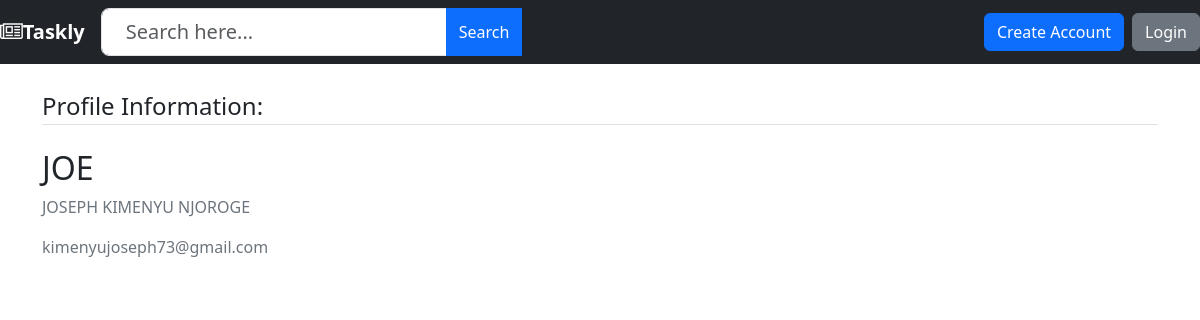
Page /profile/Joe/ on the committed database.
### Taskly/models.py (models this page shows, shortened)
class CustomUser(AbstractUser):
    email = models.EmailField(unique=True)
    description = models.TextField("Description", max_length=600, default='', blank=True)
    groups = models.ManyToManyField(
        'auth.Group',
        related_name='custom_users',  # Choose a custom related_name
        blank=True,
        help_text='The groups this user belongs to.',
        verbose_name='groups',
    )
    user_permissions = models.ManyToManyField(
        'auth.Permission',
        related_name='custom_users',  # Choose a custom related_name
        blank=True,
        help_text='Specific permissions for this user.',
        verbose_name='user permissions',
    )

### Taskly/views.py (the view, shortened to what this page needs)
# urls.py: path('profile/<username>/', views.profile, name='profile'),
def profile(request, username):
    user = get_user_model().objects.filter(username=username).first()
    if user:
        form = UserUpdateForm(instance=user)
        return render(
            request=request,
            template_name="Taskly/profile.html",
            context={"form": form}
            )
    return redirect("Taskly:homepage")

### Taskly/forms.py
class UserUpdateForm(forms.ModelForm):
    model = CustomUser
    email = forms.EmailField()
    class Meta:
        model = get_user_model()
        fields = ['first_name', 'last_name', 'email']

### Taskly/templates/Taskly/profile.html (shortened to what this page needs)
{% extends "base.html" %}
{% load crispy_forms_tags %}
{% block content %}
<div class="content-section col-lg-12 col-md-12 col-sm-12 tutorial-style" style="min-height:65vh;">
    <legend class="border-bottom mb-4">Profile Information:</legend>
    <div class="media">
        <div class="media-body">
            <h2 class="account-heading">{{ form.instance.username|upper }}
            </h2>
            <p class="text-secondary">{{ form.instance.first_name }} {{ form.instance.last_name }}</p>
            <p class="text-secondary">{{ form.instance.email }}</p>
        </div>
    </div>
</div>
{% endblock content %}

### rows in the picture
CustomUser: instance.username "JOE", instance.first_name "JOSEPH KIMENYU", instance.last_name "NJOROGE", instance.email "kimenyujoseph73@gmail.com"
